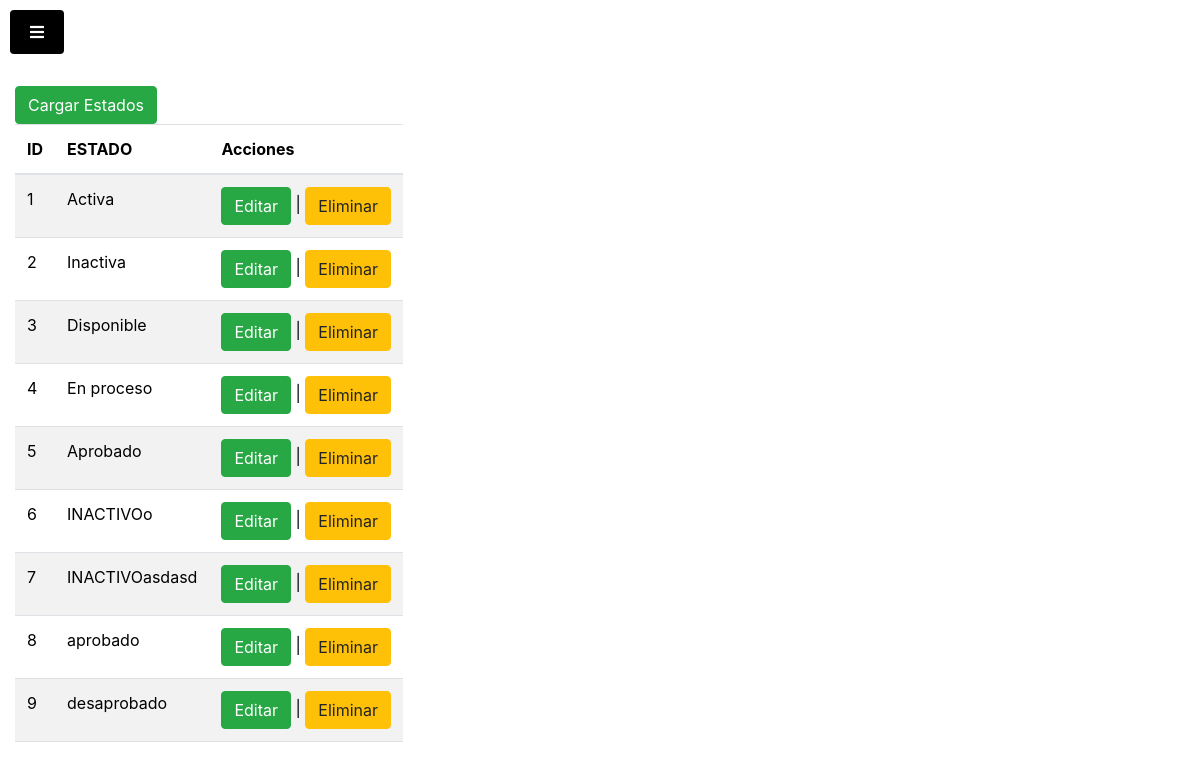
The page /admin/PHP/tablas/estados.php on the database as committed earlier.
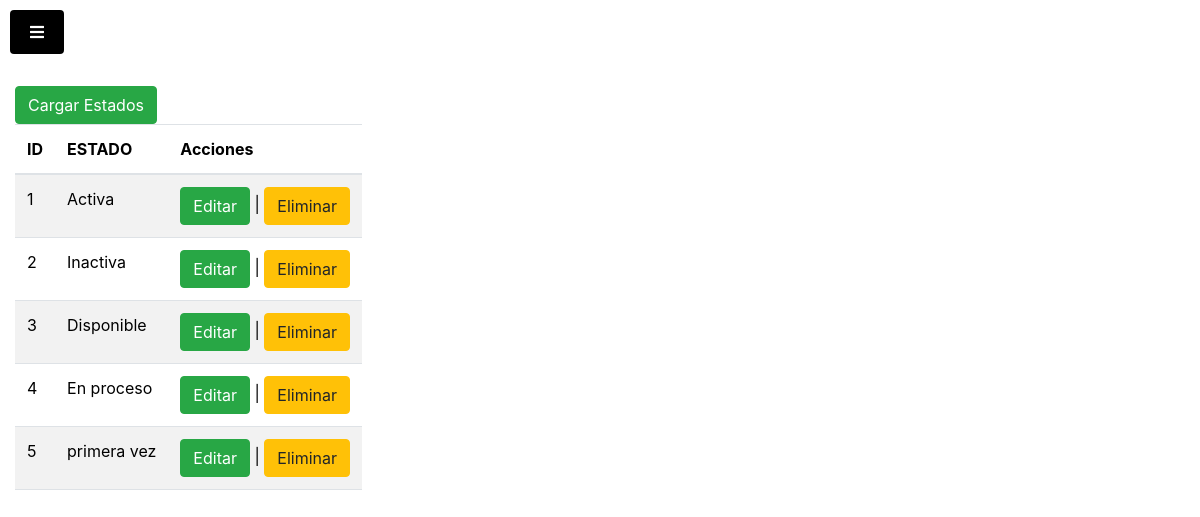
The same page on the database as committed later.
### tables this page shows
CREATE TABLE `estado` (
  `ID_Es` int(10) NOT NULL,
  `Estado` varchar(20) NOT NULL
);

### admin/PHP/tablas/estados.php (the view, shortened to what this page needs)
<!DOCTYPE html>
<html lang="en">
<head>
    <link href="https://cdn.jsdelivr.net/npm/bootstrap@5.3.3/dist/css/bootstrap.min.css" rel="stylesheet">
    <link rel="stylesheet" href="../css/style.css">
</head>
<body>
<?php include '../nav.php'; ?>
    <div class="content">
        <div class="container">
            <h2 class="mb-5">TABLA ESTADOS</h2>
            <div class="table-responsive">
                <a href="../crear_php/estados.php" class=" btn btn-success">Cargar Estados</a>
                <table class="table table-striped custom-table">
                    <thead>
                        <tr>
                            <th scope="col">ID</th>
                            <th scope="col">ESTADO</th>
                            <th scope="col">Acciones</th>
                        </tr>
                    </thead>
                    <tbody class="tbody">
                        <?php
                        include '../../../conexion/db.php';
                        $conn = new mysqli($servername, $username, $password, $dbname);
                        $sql = "SELECT * FROM estado";
                        $result = $conn->query($sql);
                        if ($result->num_rows > 0) {
                            while ($row = $result->fetch_assoc()) {
                                echo "<tr>";
                                echo "<td>" . $row['ID_Es'] . "</td>";
                                echo "<td>" . $row['Estado'] . "</td>";
                                echo "<td><a   class='btn btn-success' href='../editar_php/editar_estados.php?id=" . $row['ID_Es'] . "'>Editar</a> | <a    class='btn btn-warning'  href='../eliminar_php/eliminar_estado.php?id=" . $row['ID_Es'] . "'>Eliminar</a></td>";
                                echo "</tr>";
                            }
                        } else {
                            echo "<tr><td colspan='4'>No hay estados registrados.</td></tr>";
                        }
                        ?>
                    </tbody>
                </table>
            </div>
        </div>
    </div>
</body>
</html>

### admin/PHP/nav.php (shortened to what this page needs)
<!DOCTYPE html>
<html lang="en">
<head>
    <link href="https://maxcdn.bootstrapcdn.com/bootstrap/4.5.2/css/bootstrap.min.css" rel="stylesheet">
    <link rel="stylesheet" href="https://cdnjs.cloudflare.com/ajax/libs/font-awesome/5.15.4/css/all.min.css">
</head>
<body>
    <button class="btn btn-toggle" id="toggleNav">
        <i class="fas fa-bars"></i>
    </button>
</body>
</html>

### admin/PHP/crear_php/css/style.css (style rules this page uses)
body, html { height: 100%; }
body { font-family: "Open Sans"; font-weight: 100; display: flex; overflow: hidden; }
h2 { color: white; }

### admin/PHP/nav.php (style rules this page uses)
.btn-toggle { background-color: black; color: white; border: none; padding: 10px 20px; cursor: pointer; position: absolute; top: 10px; left: 10px; z-index: 999; }

Rows that differ between the two databases and show on the page:
removed estado: ID_Es "6", Estado "INACTIVOo"
removed estado: ID_Es "7", Estado "INACTIVOasdasd"
removed estado: ID_Es "8", Estado "aprobado"
removed estado: ID_Es "9", Estado "desaprobado"
changed estado id 5: Estado "Aprobado" → "primera vez"
